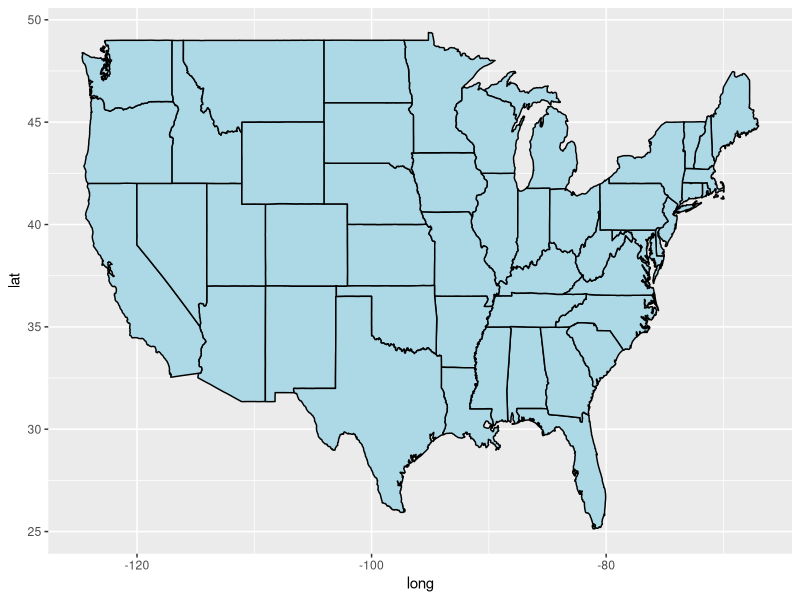
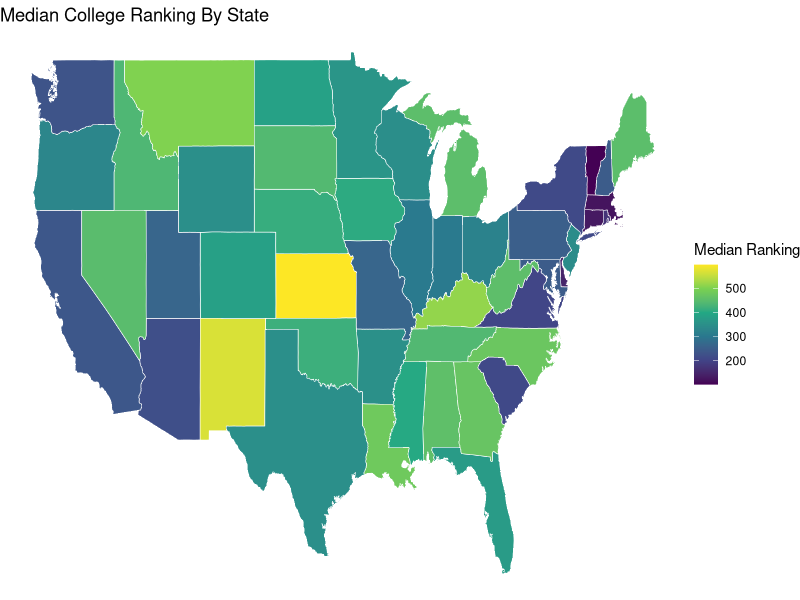

Source code (R) for these figures, in order:
## ---- chunk 1

library(readr)

Top_Colleges_2019 <- read_csv("data/ForbesAmericasTopColleges2019.csv")

Top_Colleges_2019

Top_Colleges_2019_cleaned <- na.omit(Top_Colleges_2019) 

## ---- chunk 2

Top_Colleges_2019_cleaned$State <- factor(Top_Colleges_2019_cleaned$State)
levels(Top_Colleges_2019_cleaned$State)
nlevels(Top_Colleges_2019_cleaned$State)

median_scores <- data.frame("State" = levels(Top_Colleges_2019_cleaned$State), 
                            "Medians" = rep(NA, length = nlevels(Top_Colleges_2019_cleaned$State)))


# Loop:

calculate_medians <- function(Top_Colleges_2019_cleaned, college_data){
  median_scores <- data.frame("State" = levels(Top_Colleges_2019_cleaned$State), 
                            "Medians" = rep(NA, length = nlevels(Top_Colleges_2019_cleaned$State)))
  for (x in median_scores$State) {
    median_scores$Medians[median_scores$State == x] <- 
      median(Top_Colleges_2019_cleaned[[college_data]][Top_Colleges_2019_cleaned$State == x])
  }
  return(median_scores)
}

median_scores <- calculate_medians(Top_Colleges_2019_cleaned, "Rank")
median_scores_pop <- calculate_medians(Top_Colleges_2019_cleaned, "Student Population")

# Install necessary packages: 

library(ggplot2)
library(maps)
library(mapproj)
library(dplyr)

# Create map showing the median ranking of colleges in each state. 


map_colleges <- merge(Top_Colleges_2019_cleaned, median_scores, by = "State")

names(map_colleges)[1] <- "region"

map_colleges$region <- tolower(state.name[match(map_colleges$region, state.abb)])
map_colleges <- na.omit(map_colleges)

Main_States <- map_data("state")

Merged_States <- inner_join(Main_States, map_colleges, by = "region")
  

# Plot Base Map

ggplot() + 
  geom_polygon(data = Main_States, aes(x = long, y = lat, group = group), 
                color = "black", fill = "lightblue")

# Plot Median College Rankings on Map

p <- ggplot(Merged_States, aes(x = long, y = lat, group = group, fill = Medians)) + 
  geom_polygon(color = "white", size = 0.2) + ggtitle("Median College Ranking By State") + scale_fill_viridis_c() + theme_void()

p$labels$fill <- "Median Ranking"

p
